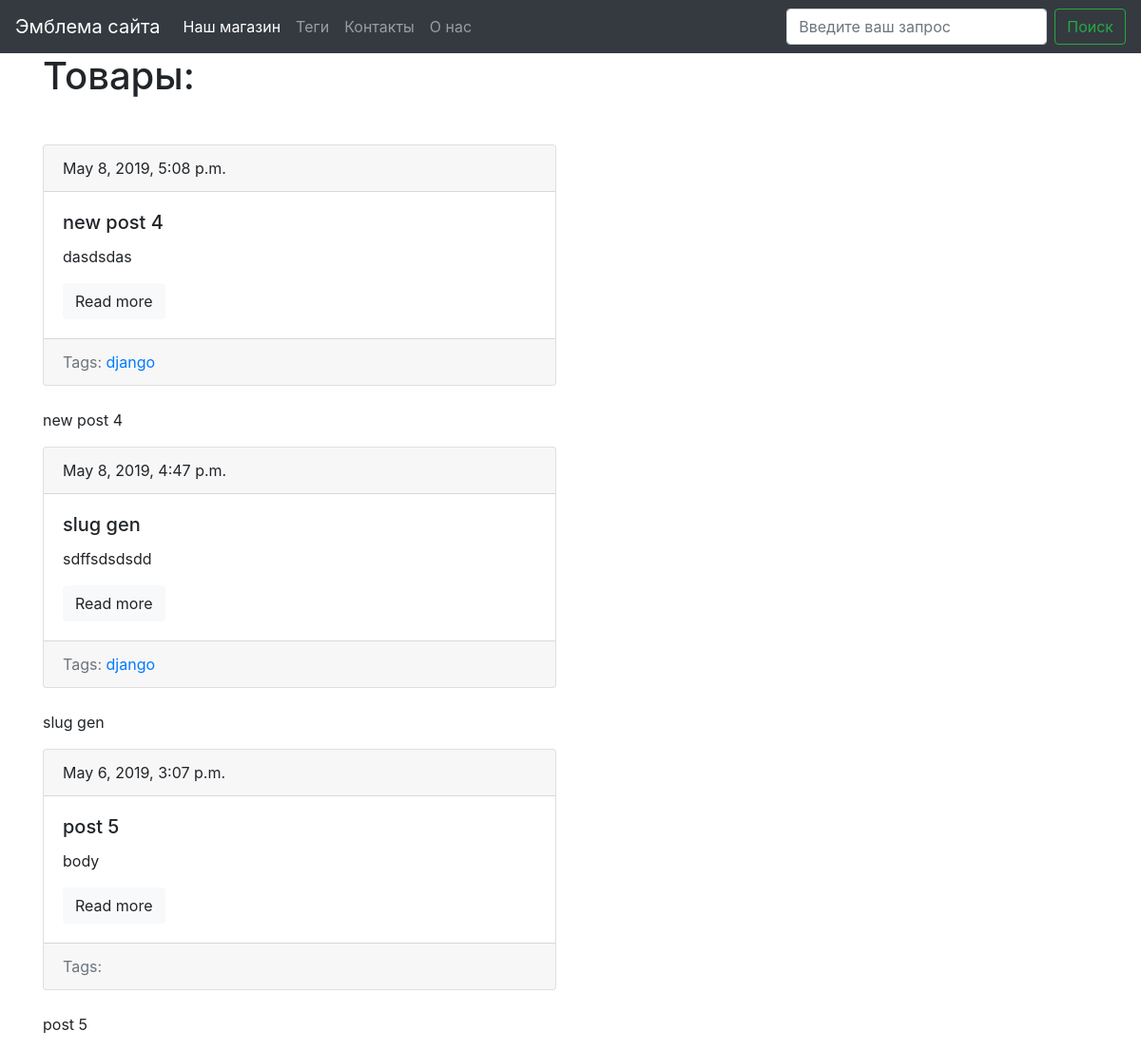
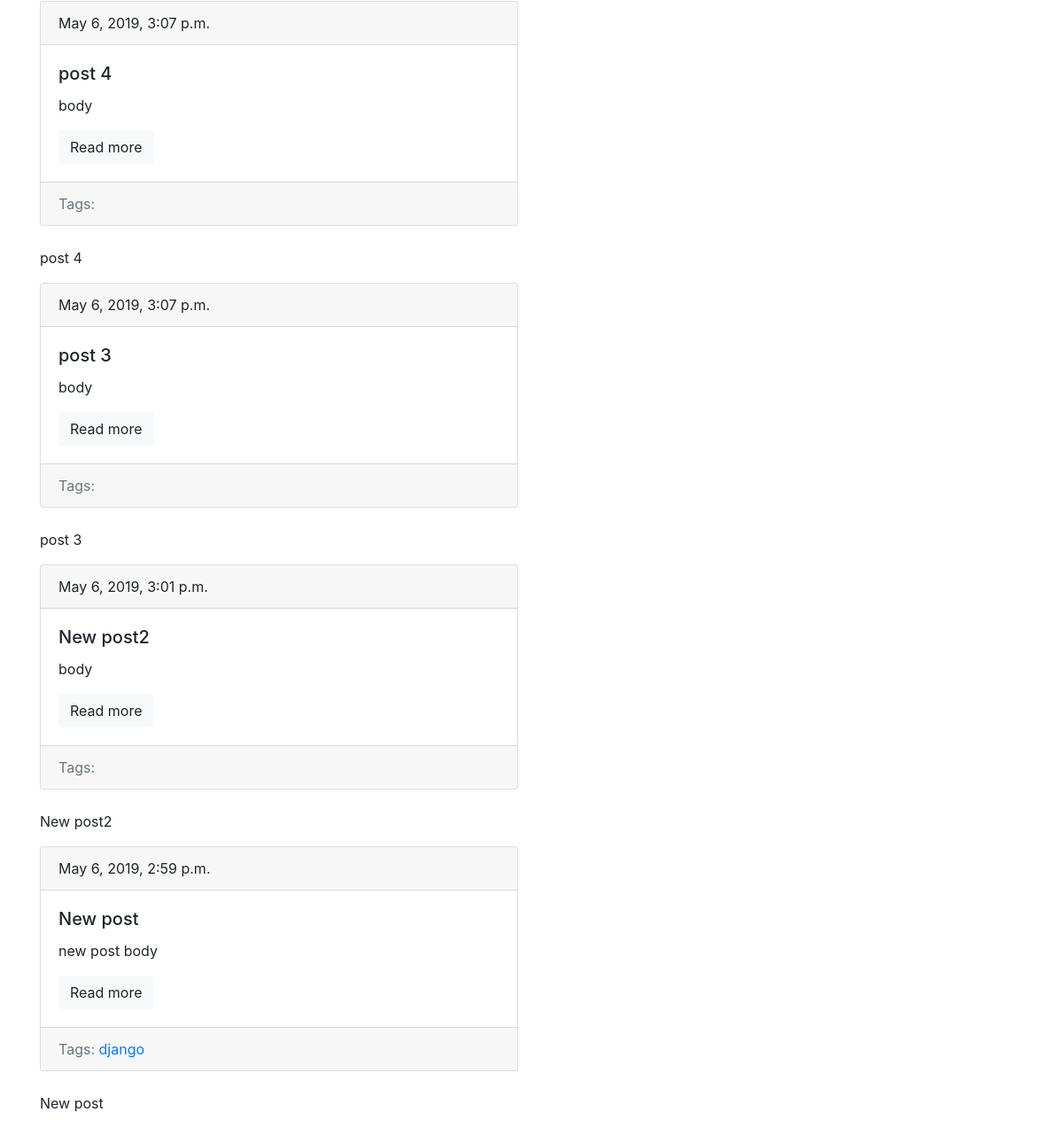
The page /blog/ on the database as committed earlier (2 pictures, top to bottom).
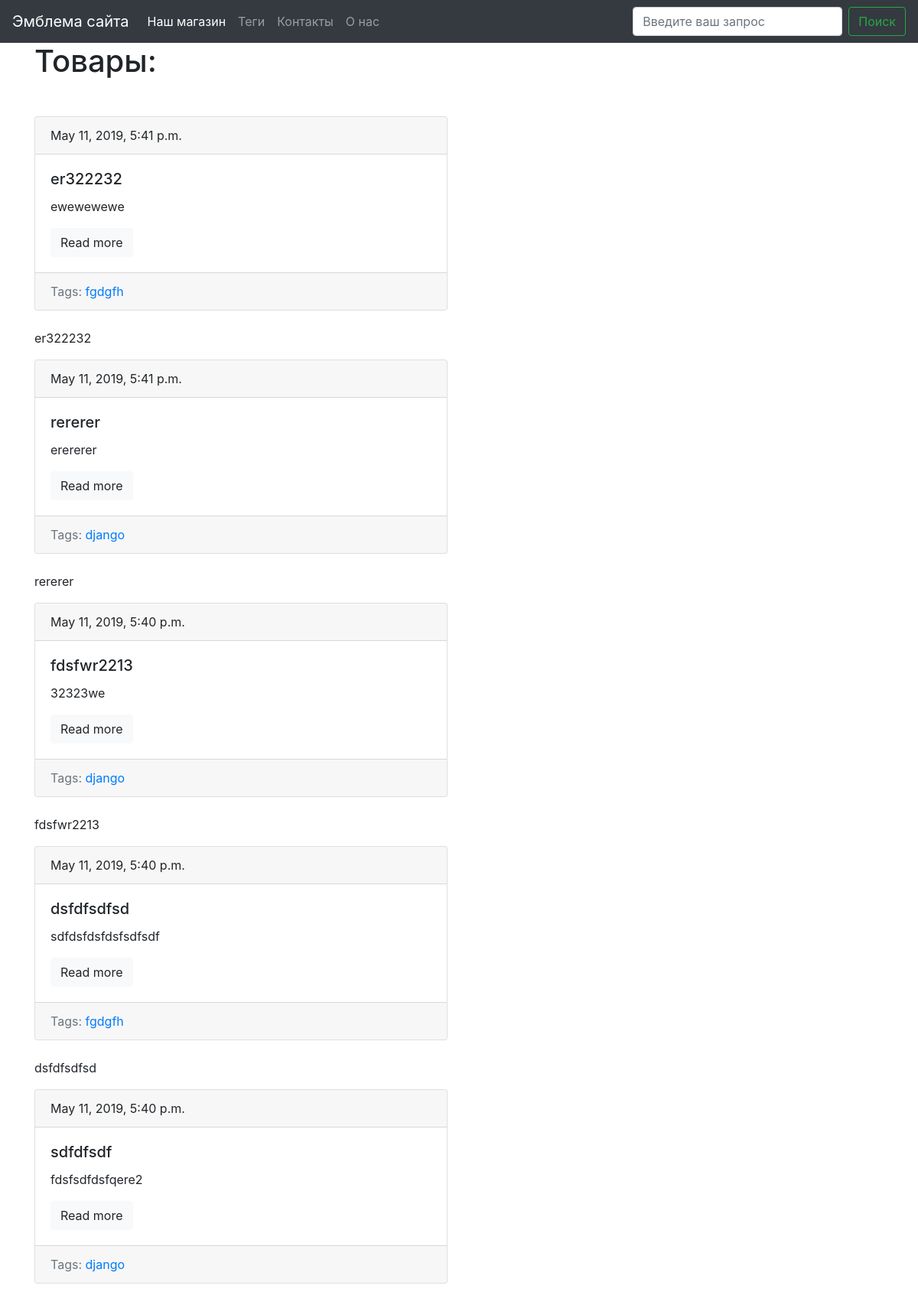
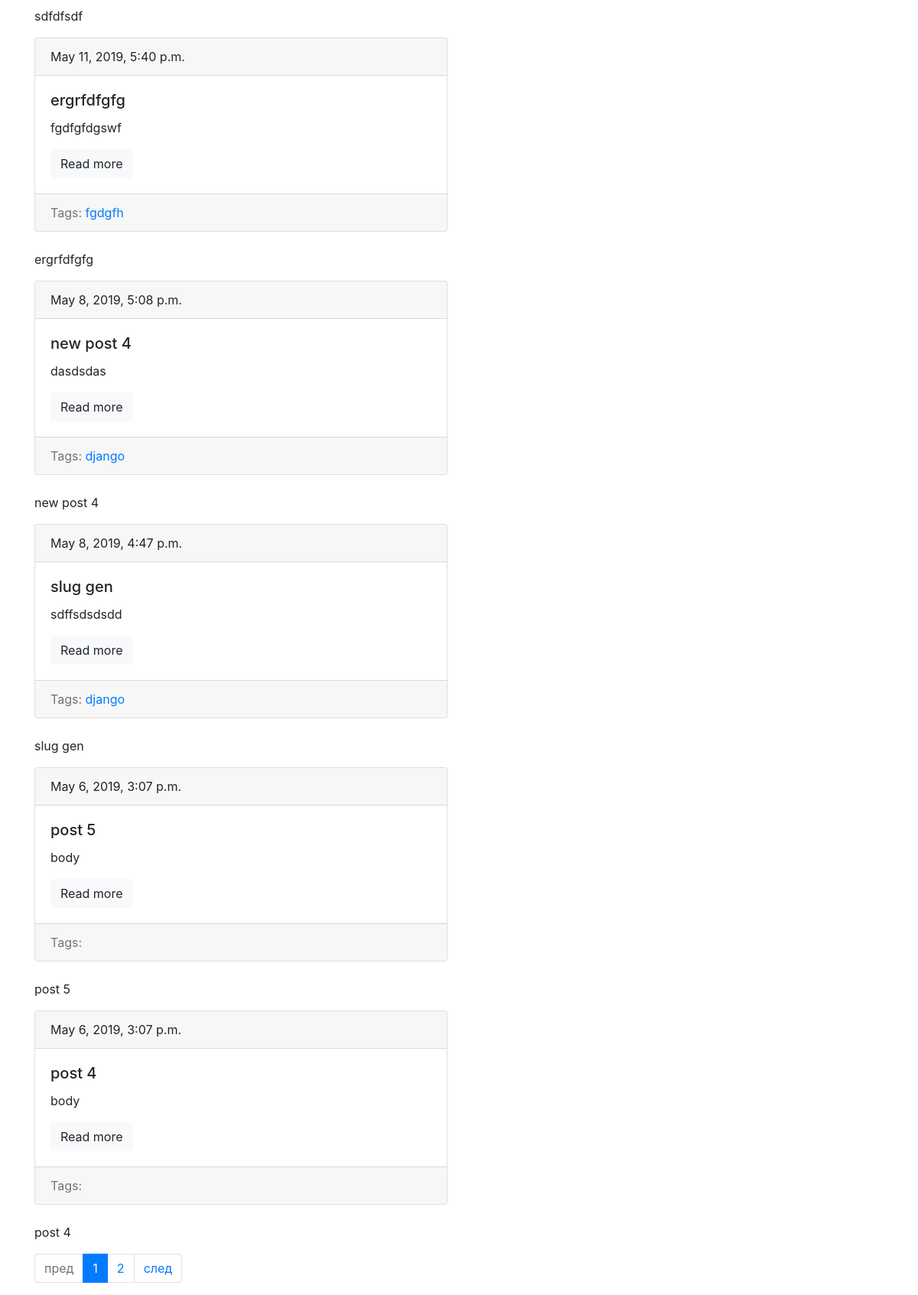
The same page on the database as committed later (2 pictures, top to bottom).
### blog/models.py (models this page shows, shortened)
class Post(models.Model):
	title = models.CharField(max_length=150, db_index=True)
	slug = models.SlugField(max_length=150, blank=True, unique=True)
	body = models.TextField(blank=True, db_index=True)
	tags = models.ManyToManyField('Tag', blank=True, related_name='posts')
	date_pub = models.DateTimeField(auto_now_add=True)
	def get_absolute_url(self):
		return reverse('post_detail_url', kwargs={'slug': self.slug})
	class Meta:
		ordering = ['-date_pub']

class Tag(models.Model):
	title = models.CharField(max_length=50)
	slug = models.SlugField(max_length=50, unique=True)
	def get_absolute_url(self):
		return reverse('tag_detail_url', kwargs={'slug': self.slug})
	class Meta:
		ordering = ['title']

### blog/views.py (the view)
# urls.py: path('', post_list, name='posts_list_url'),
def  post_list(request):
	search_query = request.GET.get('search', '')
	if search_query:
		posts = Post.objects.filter(Q(title__icontains=search_query) | Q(body__icontains=search_query))
	else:
		posts = Post.objects.all()
	paginator = Paginator(posts, 10)
	page_number = request.GET.get('page', 1)
	page = paginator.get_page(page_number)
	is_paginated = page.has_other_pages()
	if page.has_previous():
		prev_url = '?page={}'.format(page.previous_page_number())
	else:
		prev_url = ''
	if page.has_next():
		next_url = '?page={}'.format(page.next_page_number())
	else:
		next_url = ''
	context = {
		'page_object': page,
		'is_paginated': is_paginated,
		'next_url': next_url,
		'prev_url': prev_url
	}
	return render(request, 'blog/index.html', context=context)

### blog/templates/blog/index.html (shortened to what this page needs)
{% extends 'blog/base_blog.html' %}
{% block content %}
<h1 class="mb-5">Товары:</h1>
{% for post in page_object.object_list %}
  {% include 'blog/includes/post_card_template.html' %}
	<p>
		{{ post.title }}
	</p>
{% endfor %}
{% endblock %}

### blog/templates/blog/includes/post_card_template.html
	<div class="card mb-4">
		<div class="card-header">
			{{ post.date_pub }}
		</div>
		<div class="card-body">
			<h5 class="card-title">{{ post.title }}</h5>
			<p class="card-text">{{ post.body|truncatewords:15 }}</p>
			<a href="{{ post.get_absolute_url }}" class="btn btn-light">Read more</a>
		</div>
		<div class="card-footer text-muted">
			Tags:
			{% for tag in post.tags.all %}
				<a href="{{ tag.get_absolute_url }}">{{ tag.title }}</a>
			{% endfor %}
		</div>
	</div>

Rows that differ between the two databases and show on the page:
no longer on this page (row unchanged): Post: date_pub "May 6, 2019, 3:07 p.m.", title "post 3", body "body"
no longer on this page (row unchanged): Post: date_pub "May 6, 2019, 3:01 p.m.", title "New post2", body "body"
no longer on this page (row unchanged): Post: date_pub "May 6, 2019, 2:59 p.m.", title "New post", body "new post body", Tag (title "django")
added Post: date_pub "May 11, 2019, 5:41 p.m.", title "er322232", body "ewewewewe"
now on this page (row unchanged): Tag: title "fgdgfh"
added Post: date_pub "May 11, 2019, 5:41 p.m.", title "rererer", body "erererer", Tag (title "django")
added Post: date_pub "May 11, 2019, 5:40 p.m.", title "fdsfwr2213", body "32323we", Tag (title "django")
added Post: date_pub "May 11, 2019, 5:40 p.m.", title "dsfdfsdfsd", body "sdfdsfdsfdsfsdfsdf"
added Post: date_pub "May 11, 2019, 5:40 p.m.", title "sdfdfsdf", body "fdsfsdfdsfqere2", Tag (title "django")
added Post: date_pub "May 11, 2019, 5:40 p.m.", title "ergrfdfgfg", body "fgdfgfdgswf"
Other text that changed with them:
text now shown: "пред след"
new list line: "1"
new list line: "2"
